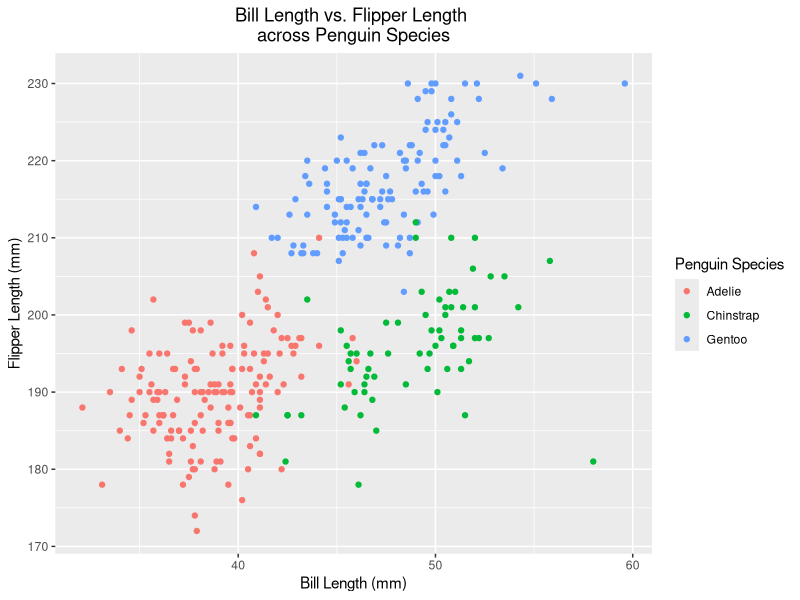
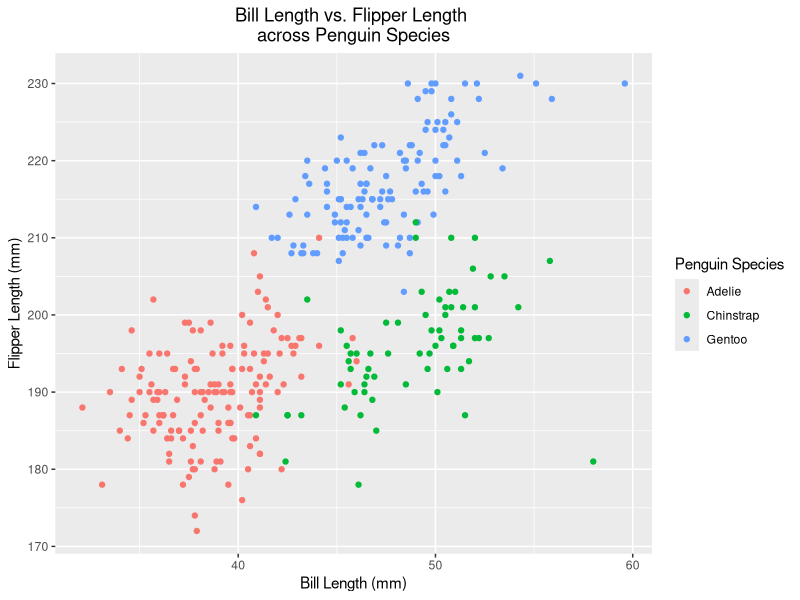

These figures' R source, in order:
## ---- chunk 1
library(tidyverse)
library(knitr)
## ---- chunk 2
set.seed(1)

problem1_df = 
  tibble(
  sample = rnorm(10),
  lrgr_than_0 = sample > 0,
  vec_char = c("a", "b", "c", "d", "e", "f", "g", "h", "i", "j"),
  vec_factor = factor(c("low", "medium", "high", "medium", "high", "low", "low", "medium", "high", "high"))
)

kable(problem1_df, caption = "Problem 1 Dataframe")
## ---- chunk 3
  mean(pull(problem1_df, sample))
  mean(pull(problem1_df, lrgr_than_0))
  mean(pull(problem1_df, vec_char))
  mean(pull(problem1_df, vec_factor))
## ---- chunk 4
  as.numeric(pull(problem1_df, lrgr_than_0))
  as.numeric(pull(problem1_df, vec_char))
  as.numeric(pull(problem1_df, vec_factor))
## ---- chunk 5
  data("penguins", package = "palmerpenguins")
## ---- chunk 6
  mean(as.double(pull(penguins, flipper_length_mm)), na.rm = TRUE)
## ---- chunk 7
  ggplot(penguins, aes(x = bill_length_mm, y = flipper_length_mm, color = species)) + labs(x = "Bill Length (mm)", y = "Flipper Length (mm)") + ggtitle("Bill Length vs. Flipper Length \nacross Penguin Species") + labs(colour = "Penguin Species") + theme(plot.title = element_text(hjust = 0.5)) + geom_point()

  ggsave("penguins_scatterplot.pdf", height = 4, width = 6)
